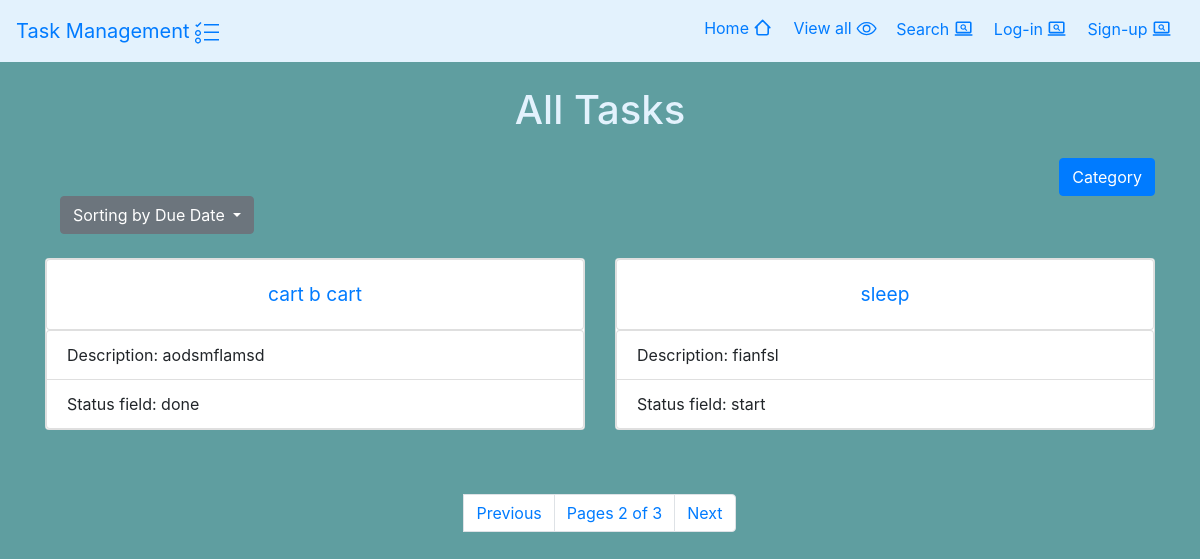
Page /view_all?page=2 on the committed database.
### task/models.py (models this page shows, shortened)
class Task(models.Model):
    START= 'start'
    INPORCESS='inprocess'
    DONE = 'done'
    status_choice = [
        (START,'start'),
        (INPORCESS,'inprocess'),
        (DONE,'done')
    ]
    title=models.CharField(max_length=255)
    description=models.TextField()
    due_date=models.DateField(auto_now_add=False)
    category= models.ForeignKey(Category, on_delete=models.PROTECT)
    status_fields=models.CharField(max_length=255, choices=status_choice)
    tag=models.ManyToManyField(Tag)
    user=models.ForeignKey(User,on_delete=models.CASCADE)

### epic_quest/views.py (the view)
# urls.py: path("view_all", views.view_all, name='view_all'),
def view_all(request):
        tasks = Task.objects.order_by('due_date')
        pagintion=Paginator(Task.objects.order_by('due_date'), 2)
        page = request.GET.get('page')
        task_list=pagintion.get_page(page)
        return render(request, "view_all.html", {"tasks": tasks,'task_list':task_list})

### epic_quest/templates/view_all.html (shortened to what this page needs)
{% extends 'base.html' %}
{% block content %}
<body style="background-color: cadetblue;">
    <br>
    <div class="container">
        <h1 class="mb-4 text-center" style="color: #e3f2fd;">All Tasks</h1>
        <div class="container">
        <form class="row justify-content-end" role="search" method="GET" action="{% url 'all_category' %}">
            <button class="btn btn-primary " type="submit" >Category</button>
        </form>
        <div class="dropdown">
            <button class="btn btn-secondary dropdown-toggle" type="button" data-bs-toggle="dropdown" aria-expanded="false">
              Sorting by Due Date
            </button>
          </div>
        </div>
        <br>
        <div class="row">
            {% for task in task_list %}
            <div class="col-md-6">
                <div class="card mb-3">
                    <div class="card">
                        <div class="card-body text-center">
                            <a class="card-title" href="{%url 'task_details' task.pk %}" style="font-size: larger;">{{ task.title }}<a>
                        </div>
                    </div>
                    <ul class="list-group">
                        <li class="list-group-item">Description: {{ task.description }}</li>
                        <li class="list-group-item">Status field: {{ task.status_fields }}</li>
                        </ul>
                    </div>
                </div>
                {% endfor %}
            </div>
            <br/></br/>
            <div class="row justify-content-center">
            <nav aria-label="Page navigation example">
                <ul class="pagination">
                    {% if task_list.has_previous %}
                  <li class="page-item"><a class="page-link" href="?page={{ task_list.previous_page_number}}">Previous</a></li>
                  {% endif %}
                  <li class="page-item"> <p class="page-link">Pages {{ task_list.number }} of {{ task_list.paginator.num_pages }}</p></li>
                  {% if task_list.has_next %}
                  <li class="page-item"><a class="page-link" href="?page={{ task_list.next_page_number}}">Next</a></li>
                  {% endif %}
                </ul>
              </nav>
            </div>
        </div>
    </body>
        {% endblock %}

### rows in the picture
Task: title "cart b cart", description "aodsmflamsd", status_fields "done"
Task: title "sleep", description "fianfsl", status_fields "start"

### other values in the picture
{{ task_list.number }} "2"
{{ task_list.paginator.num_pages }} "3"
